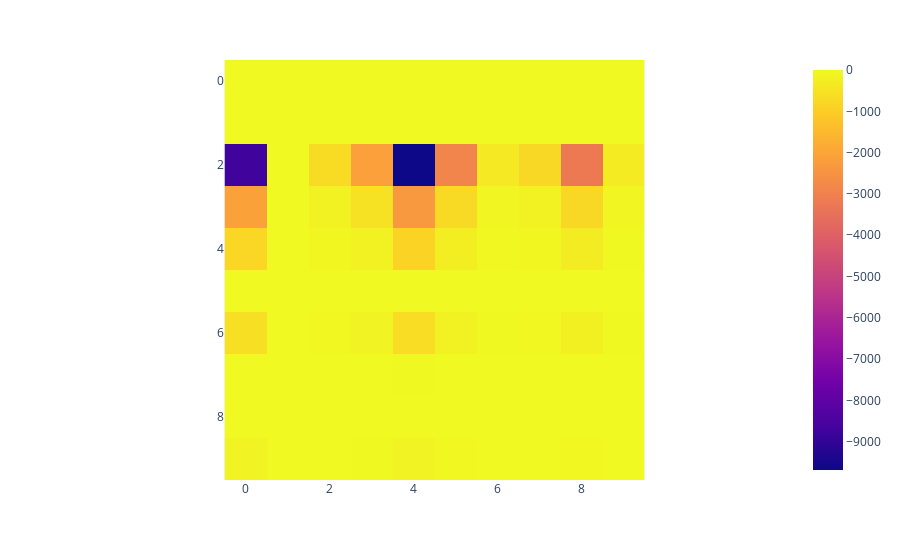

Here is the notebook cell this chart was saved with:
### Code cell
weight_bias_list=[(name, param) for name, param in model.named_parameters()]
import plotly.express as px
px.imshow(torch.Tensor.numpy(weight_bias_list[0][1].detach().cpu()))

### Figure 1 — Plotly figure (JSON) as saved in the notebook; plotly's stock layout.template omitted (floating-point values rounded to 4 significant figures)
{"data": [{"coloraxis": "coloraxis", "hovertemplate": "x: %{x}<br>y: %{y}<br>color: %{z}<extra></extra>", "name": "0", "type": "heatmap", "xaxis": "x", "yaxis": "y", "z": [[-0.3027, 0.2619, 0.1673, -0.02339, 0.01143, -0.09022, 0.2249, -0.09708, -0.1037, 0.2328], [-0.2047, -0.06041, -0.1663, -0.1248, 0.02383, -0.2375, -0.2802, 0.1568, 0.1348, -0.3034], [-8731.0, -4.68, -673.0, -2127.0, -9688.0, -2892.0, -374.5, -776.1, -3231.0, -331.2], [-2115.0, -1.037, -163.3, -515.2, -2347.0, -700.6, -91.0, -187.8, -784.1, -80.18], [-793.6, -0.3721, -60.95, -192.8, -876.4, -262.6, -34.13, -69.93, -292.1, -29.84], [-0.1142, 0.08562, 0.04728, 0.1627, -0.2593, 0.307, -0.05397, 0.06004, -0.2315, -0.006667], [-578.2, -0.3728, -44.37, -140.4, -640.2, -191.7, -25.12, -51.37, -212.9, -21.76], [-8.992, 0.2631, -0.6602, -2.719, -13.4, -3.21, -0.642, -0.8703, -2.029, -0.548], [-0.1234, 0.1937, -0.2303, -0.0226, -0.09985, 0.0466, -0.2414, -0.2067, -0.2397, -0.2261], [-111.3, -0.1192, -8.396, -27.79, -128.4, -36.87, -4.785, -9.949, -40.22, -4.516]]}], "layout": {"coloraxis": {"colorscale": [[0, "#0d0887"], [0.1111, "#46039f"], [0.2222, "#7201a8"], [0.3333, "#9c179e"], [0.4444, "#bd3786"], [0.5556, "#d8576b"], [0.6667, "#ed7953"], [0.7778, "#fb9f3a"], [0.8889, "#fdca26"], [1, "#f0f921"]]}, "margin": {"t": 60}, "xaxis": {"anchor": "y", "constrain": "domain", "domain": [0, 1], "scaleanchor": "y"}, "yaxis": {"anchor": "x", "autorange": "reversed", "constrain": "domain", "domain": [0, 1]}}}
